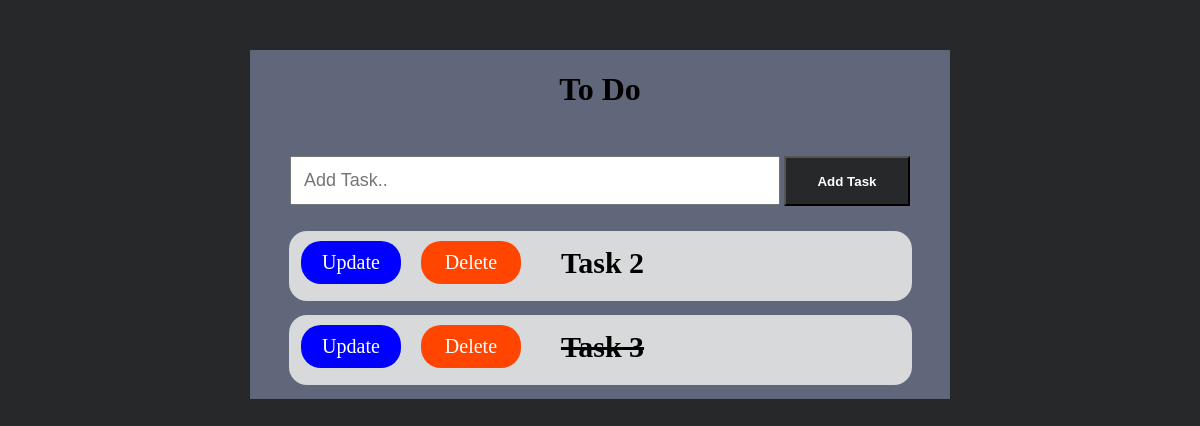
Before: / with the older database file.
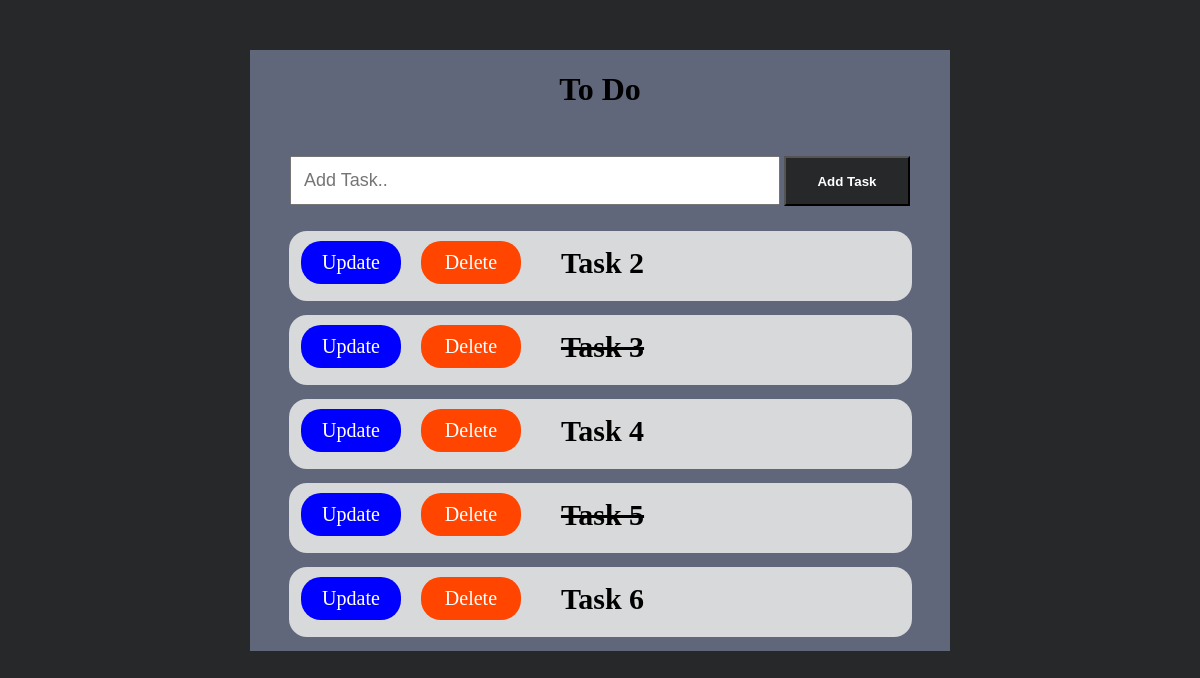
After: the same page with the newer database file.
### task/models.py (models this page shows)
class Task(models.Model):
    title = models.CharField('Title', max_length = 250)
    status = models.BooleanField(default = False)
    updated = models.DateTimeField(auto_now_add = True)
    def __str__(self):
        return self.title

### task/views.py (the view)
# urls.py: path('', views.index, name = 'index'),
def index(request):
    tasks = Task.objects.all()
    form = TaskForm()
    if request.method == 'POST':
        form = TaskForm(request.POST)
        if form.is_valid:
            form.save()
        return redirect('/')
    context = {'tasks': tasks, 'form' : form}
    return render(request, 'task/index.html', context)

### task/forms.py
class TaskForm(forms.ModelForm):
    title = forms.CharField(widget = forms.TextInput(attrs={'placeholder':'Add Task..'}))
    class Meta:
        model = Task
        fields = '__all__'

### task/templates/task/index.html (shortened to what this page needs)
<!DOCTYPE html>
<html lang="en">
<head>
    {% load static %}
    <link rel="stylesheet" href="{% static 'task/style.css' %}">
</head>
<body>
    <div class="main-box">
        <h1 class="heading">To Do</h1>
        <br>
        <form method="POST" action="/">
            {{ form.title }}
            <input type="submit" value = "Add Task">
        </form>
        <br>
        {% for task in tasks %}
        <div class="list-box">
            <div class="btns">
            <a href="{% url 'task_update' task.id %}"><p class="clicks up">Update</p></a>
            <a href="{% url 'task_delete' task.id %}"><p class="clicks del">Delete</p></a>
            {% if task.status == True %}
            <h3><strike>{{task}}</strike></h3>
            {% else %}
            <h3><span>{{task}}</span></h3>
            {% endif %}
            <br>
        </div>
        </div>
        {% endfor %}
    </div>
</body>
</html>

### task/static/task/style.css (style rules this page uses)
body { margin: 0; padding: 0; background-color: #272829; }
.main-box { margin-top: 50px; display: flex; flex-direction: column; width: 700px; background-color: #61677A; text-align: center; margin-left: auto; margin-right: auto; }
input[type=text] { width: 70%; padding: 12px; margin: 8px 0; box-sizing: border-box; font-size: 18px; }
input[type=submit] { width: 18%; height: 50px; background-color: #272829; color: white; font-weight: 900; }
.list-box { display: flex; flex-direction: row; width: 89%; background-color: #D8D9DA; align-items: center; justify-content: center; margin-bottom: 14px; margin-left: auto; margin-right: auto; height: 70px; border-radius: 18px; }
.btns { margin-right: auto; margin-left: 2%; display: flex; justify-content: center; }
a { text-decoration: none; }
.clicks { color: white; font-size: 20px; padding: 10px; border-radius: 20px; width: 80px; }
.up { background-color: blue; }
.del { margin-left: 20px; background-color: orangered; }
h3 { margin-left: 40px; font-size: 30px; display: flex; margin-top: 25px; }

Changed rows visible on the page:
added Task: title "Task 4"
added Task: title "Task 5"
added Task: title "Task 6"
